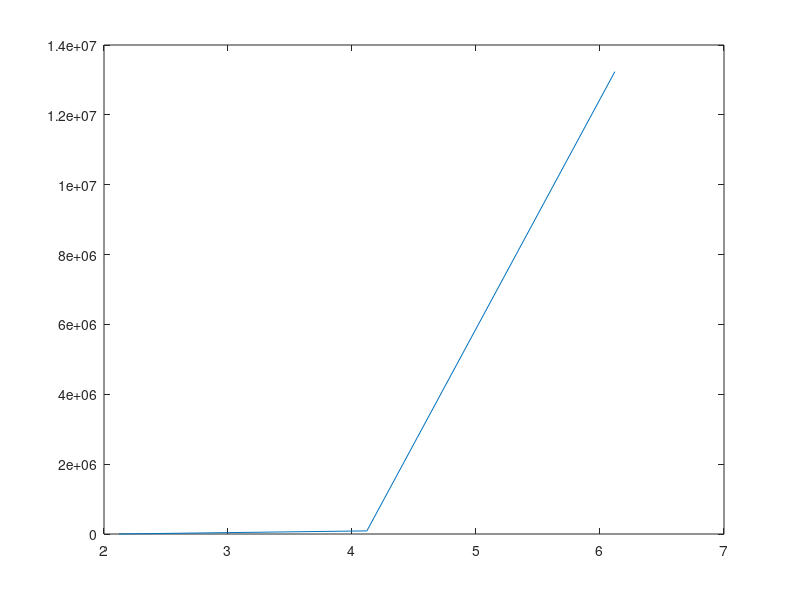

Write MATLAB code to recreate this figure.
% 18101009/ hasan tahsin rafsan
% question a set 0

ref = 09;

function CDD(x,i)

    del_x = 2;
    x2=x+del_x;
    x3=x-del_x;

    y2 = 3*e^(2.5*x)+sin(x)+2;
    y3 = 3*e^(2.5*x)+sin(x)-2;    
    y1 = 3*e^(2.5*x)+sin(x);

    CDD = (y2-y3)/2*del_x;

    disp(['The value of CDD is: ',num2str(CDD), ' For x',num2str(i)]);
    
endfunction

CDD(2.12,0)
CDD(4.12,1)
CDD(6.12,2)

x = 2.12:2:6.12;
y = 3*e.^(2.5*x)+sin(x);
plot(x,y)